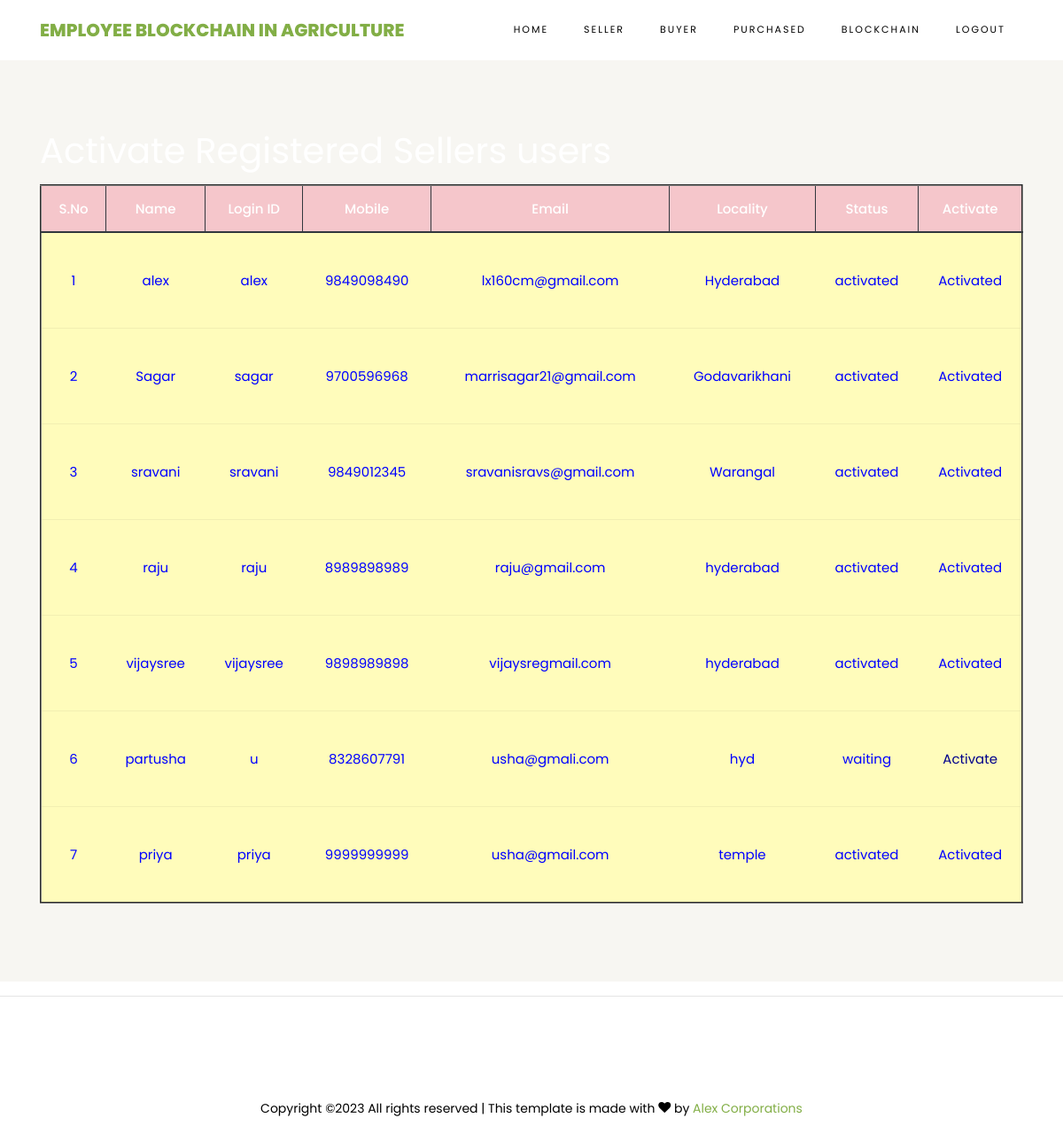
Page /ViewSellersRegisteredUsers/ on the committed database.
### sellers/models.py (models this page shows, shortened)
class SellerUserRegistrationModel(models.Model):
    name = models.CharField(max_length=100)
    loginid = models.CharField(unique=True, max_length=100)
    password = models.CharField(max_length=100)
    mobile = models.CharField(unique=True, max_length=100)
    email = models.CharField(unique=True, max_length=100)
    locality = models.CharField(max_length=100)
    address = models.CharField(max_length=1000)
    city = models.CharField(max_length=100)
    state = models.CharField(max_length=100)
    status = models.CharField(max_length=100)
    class Meta:
        db_table = 'SellerRegistrations'

### admins/views.py (the view)
# urls.py: path("ViewSellersRegisteredUsers/", admins.ViewSellersRegisteredUsers, name="ViewSellersRegisteredUsers"),
def ViewSellersRegisteredUsers(request):
    data = SellerUserRegistrationModel.objects.all()
    return render(request, 'admins/SellersRegisteredUsers.html', {'data': data})

### assets/templates/admins/SellersRegisteredUsers.html
{%extends 'admins/adminbase.html'%}
{%load static%}
{%block contents%}
<section class="ftco-section ftco-no-pt ftco-no-pb py-5 bg-light">
    <div class="container py-4">
        <div class="row d-flex justify-content-center py-5">
            <div class="col-md-12">
 <h1><font color="WHITE"> Activate Registered Sellers users</font></h1>
                                         <table border="2px" class="table table-hover table-dark">
                    <thead>
                    <tr class="table-danger">
                        <th scope="col">S.No</th>
                        <th scope="col">Name</th>
                        <th scope="col">Login ID</th>
                        <th scope="col">Mobile</th>
                        <th scope="col">Email</th>
                        <th scope="col">Locality</th>
                        <th scope="col">Status</th>
                        <th scope="col">Activate</th>
                    </tr>
                    </thead>
                    <tbody>
                    {% for i in data %}
                    <tr scope="row" style="color: BLUE; background-color:#FFFCBB">
                        <td>{{forloop.counter}}</td>
                        <td>{{i.name}}</td>
                        <td>{{i.loginid}}</td>
                        <td>{{i.mobile}}</td>
                        <td>{{i.email}}</td>
                        <td>{{i.locality}}</td>
                        <td>{{i.status}}</td>
                        {% if i.status == 'waiting' %}
                        <td><a class="btn-link" href="/AdminActivaSellersUsers/?uid={{ i.id }}"
                               style="color:DARKBLUE">Activate</a></td>
                        {% else %}
                        <td> Activated</td>
                        {% endif %}
                    </tr>
                    {% endfor %}
                    </tbody>
                </table>
            </div>
        </div>
    </div>
</section>
{%endblock%}

### rows in the picture
SellerUserRegistrationModel: name "alex", loginid "alex", mobile "9849098490", email "lx160cm@gmail.com", locality "Hyderabad", status "activated", shows "Activated"
SellerUserRegistrationModel: name "Sagar", loginid "sagar", mobile "9700596968", email "marrisagar21@gmail.com", locality "Godavarikhani", status "activated", shows "Activated"
SellerUserRegistrationModel: name "sravani", loginid "sravani", mobile "9849012345", email "sravanisravs@gmail.com", locality "Warangal", status "activated", shows "Activated"
SellerUserRegistrationModel: name "raju", loginid "raju", mobile "8989898989", email "raju@gmail.com", locality "hyderabad", status "activated", shows "Activated"
SellerUserRegistrationModel: name "vijaysree", loginid "vijaysree", mobile "9898989898", email "vijaysregmail.com", locality "hyderabad", status "activated", shows "Activated"
SellerUserRegistrationModel: name "partusha", loginid "u", mobile "8328607791", email "usha@gmali.com", locality "hyd", status "waiting"
SellerUserRegistrationModel: name "priya", loginid "priya", mobile "9999999999", email "usha@gmail.com", locality "temple", status "activated", shows "Activated"
